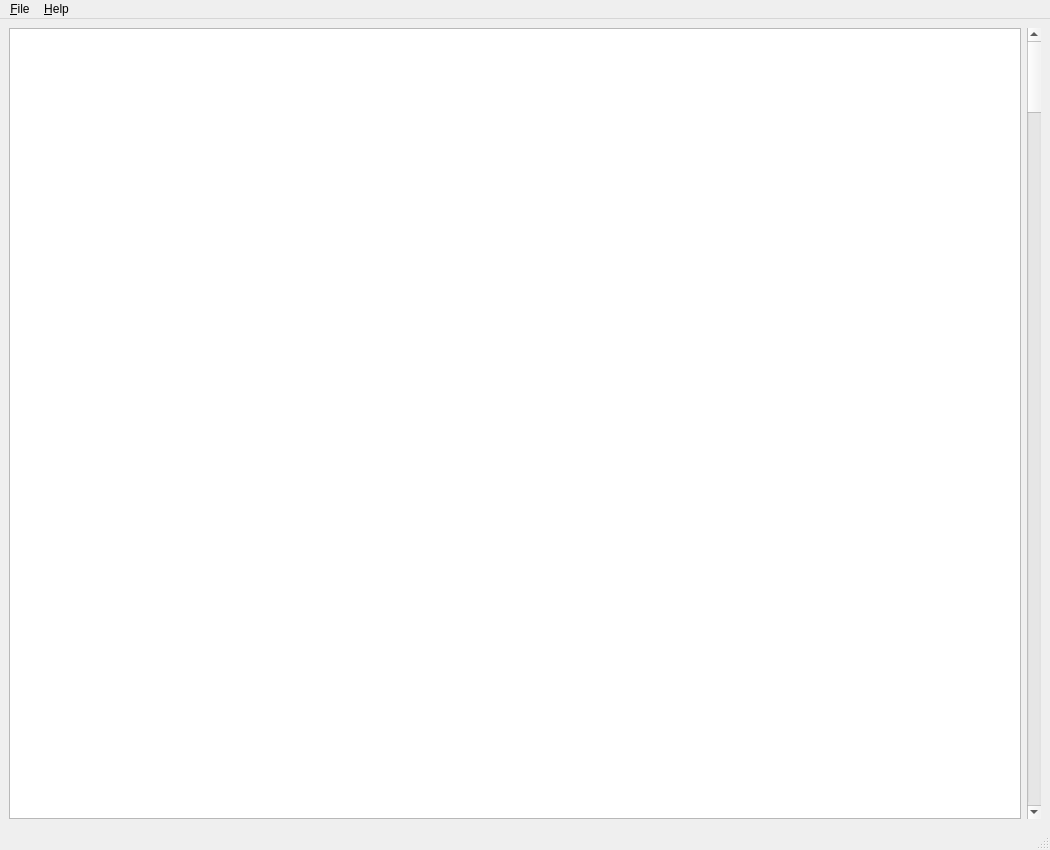
<?xml version="1.0" encoding="UTF-8"?>
<ui version="4.0">
 <class>MainWindow</class>
 <widget class="QMainWindow" name="MainWindow">
  <property name="enabled">
   <bool>true</bool>
  </property>
  <property name="geometry">
   <rect>
    <x>0</x>
    <y>0</y>
    <width>1050</width>
    <height>850</height>
   </rect>
  </property>
  <property name="sizePolicy">
   <sizepolicy hsizetype="Preferred" vsizetype="Preferred">
    <horstretch>0</horstretch>
    <verstretch>0</verstretch>
   </sizepolicy>
  </property>
  <property name="minimumSize">
   <size>
    <width>1050</width>
    <height>850</height>
   </size>
  </property>
  <property name="maximumSize">
   <size>
    <width>1050</width>
    <height>850</height>
   </size>
  </property>
  <property name="windowTitle">
   <string>HexViewer</string>
  </property>
  <property name="autoFillBackground">
   <bool>false</bool>
  </property>
  <widget class="QWidget" name="centralwidget">
   <layout class="QHBoxLayout" name="horizontalLayout">
    <item>
     <layout class="QVBoxLayout" name="verticalLayout_2">
      <item>
       <widget class="QPlainTextEdit" name="textView">
        <property name="font">
         <font>
          <family>Courier New</family>
          <pointsize>12</pointsize>
         </font>
        </property>
        <property name="verticalScrollBarPolicy">
         <enum>Qt::ScrollBarAlwaysOff</enum>
        </property>
        <property name="horizontalScrollBarPolicy">
         <enum>Qt::ScrollBarAlwaysOff</enum>
        </property>
        <property name="readOnly">
         <bool>true</bool>
        </property>
       </widget>
      </item>
     </layout>
    </item>
    <item>
     <layout class="QVBoxLayout" name="verticalLayout">
      <item>
       <widget class="QScrollBar" name="blockScrollBar">
        <property name="orientation">
         <enum>Qt::Vertical</enum>
        </property>
       </widget>
      </item>
     </layout>
    </item>
   </layout>
  </widget>
  <widget class="QStatusBar" name="statusbar"/>
  <widget class="QMenuBar" name="menuBar">
   <property name="geometry">
    <rect>
     <x>0</x>
     <y>0</y>
     <width>1050</width>
     <height>26</height>
    </rect>
   </property>
   <widget class="QMenu" name="menu">
    <property name="title">
     <string>&amp;File</string>
    </property>
    <addaction name="openFile"/>
    <addaction name="closeFile"/>
   </widget>
   <widget class="QMenu" name="menu_2">
    <property name="title">
     <string>&amp;Help</string>
    </property>
    <addaction name="browseGitHub"/>
   </widget>
   <addaction name="menu"/>
   <addaction name="menu_2"/>
  </widget>
  <action name="openFile">
   <property name="text">
    <string>&amp;Open</string>
   </property>
  </action>
  <action name="browseGitHub">
   <property name="text">
    <string>GitHub</string>
   </property>
  </action>
  <action name="closeFile">
   <property name="text">
    <string>&amp;Close</string>
   </property>
  </action>
 </widget>
 <resources/>
 <connections/>
</ui>
